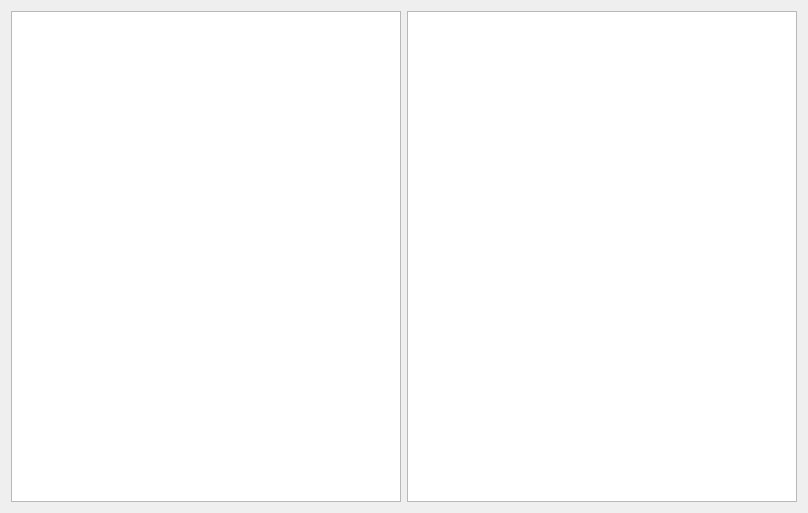
<?xml version="1.0" encoding="UTF-8"?>
<ui version="4.0">
 <class>Widget</class>
 <widget class="QWidget" name="Widget">
  <property name="geometry">
   <rect>
    <x>0</x>
    <y>0</y>
    <width>808</width>
    <height>513</height>
   </rect>
  </property>
  <property name="windowTitle">
   <string>Widget</string>
  </property>
  <layout class="QGridLayout" name="gridLayout">
   <item row="0" column="0">
    <widget class="QPlainTextEdit" name="from"/>
   </item>
   <item row="0" column="1">
    <widget class="QPlainTextEdit" name="to"/>
   </item>
  </layout>
 </widget>
 <layoutdefault spacing="6" margin="11"/>
 <resources/>
 <connections/>
</ui>
